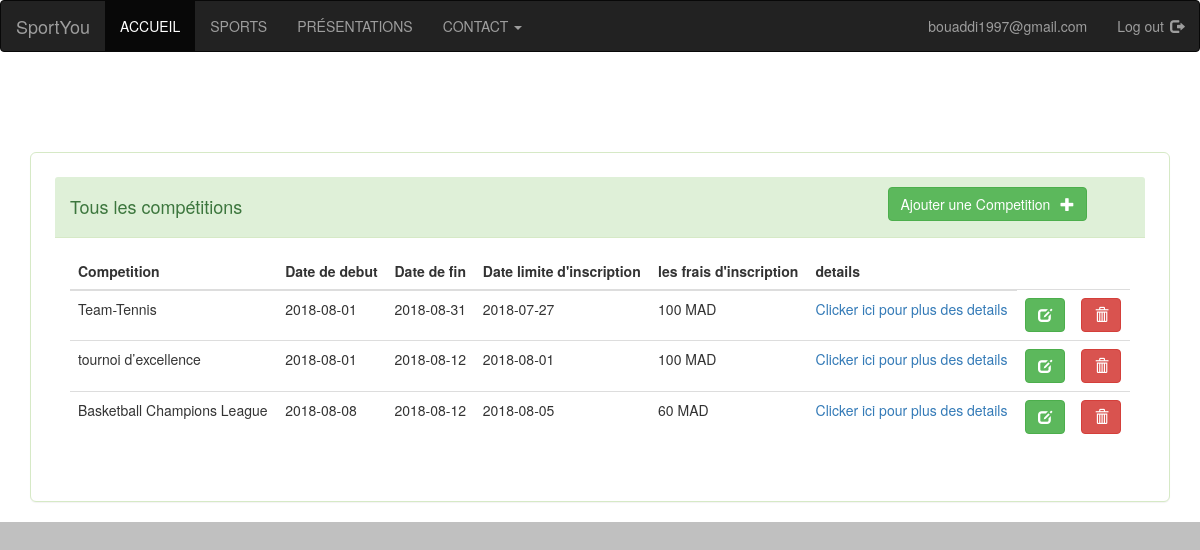
Page /competition/files/index.php (signed in) on the committed database.
### tables this page shows
CREATE TABLE `competition` (
  `id` int(11) NOT NULL,
  `titre` varchar(250) DEFAULT NULL,
  `slogon` varchar(250) DEFAULT NULL,
  `details` varchar(3000) DEFAULT NULL,
  `regles` varchar(3000) DEFAULT NULL,
  `frais` float DEFAULT NULL,
  `phase1` varchar(50) DEFAULT NULL,
  `dateDebut` date DEFAULT NULL,
  `dateFin` date DEFAULT NULL,
  `dateLimite` date DEFAULT NULL,
  `nbrMaxEqui` int(11) DEFAULT NULL,
  `img` varchar(300) DEFAULT NULL,
  `id_administrateur` int(11) DEFAULT NULL,
  `id_etablissement` int(11) DEFAULT NULL,
  `id_type` int(11) DEFAULT NULL
);

### database/tables.php (called while the page is built, shortened)
<?php
function whereAttr($table,$attr,$co,$value){
	include 'connect_mysql.php';
	$sql = "select * from " .  $table . " where " . $attr . " " . $co . " '" . $value ."' ;";
	$array = array();
	$result = $conn->query($sql);
	if ($result->num_rows > 0) {
		while($row = $result->fetch_assoc()) {
			$array[] = $row;
		}
	}
	return $array;
}
	?>

### competition/files/index.php (the view, shortened to what this page needs)
<?php
include "../../database/tables.php";
if(isset($_POST["etablissement"])){
	$creteres = $_POST;
	$resultat = search("competition", $creteres);
}else{
	$or = whereAttr("administrateur","email","=",$_SESSION['email']);
	$resultat = whereAttr("competition","id_administrateur","=",$or[0]['id']);
}
?>
<!DOCTYPE html>
<html>
<head>
	<link rel="stylesheet" type="text/css" href="/events_app/navigationstyle.css"/>
	<link rel="stylesheet" href="/events_app/bootstrap/css/bootstrap.min.css">
</head>
<body>
	<?php include("../../navpage.php");?>
	<div class="container " style="margin-top: 100px;">
		<div class="row">
			<div class="col-md-12">
				<div class="panel panel-success well-lg">
					<div class="panel-heading">
						<div class="row">
							<div class="col-md-6"><h4>Tous les compétitions</h4></div>
							<div class="col-md-3"></div>
							<div class="col-md-3">
								<a class="btn btn-success" href="create.php">
									Ajouter une Competition<span class="glyphicon glyphicon-plus" style="padding-left: 10px"></span>
								</a>
							</div>
						</div>
					</div>
					<div class="panel-body ">
						<table class="table" >
							<thead class="thead-inverse">
								<tr>
									<th>Competition</th>
									<th>Date de debut</th>
									<th>Date de fin</th>
									<th>Date limite d'inscription</th>
									<th>les frais d'inscription</th>
									<th>details</th>
								</tr>
							</thead>
							<tbody>
								<?php foreach ($resultat as $comp) { ?>
									<tr>
										<td><?php echo $comp["titre"]; ?></td>
										<td><?php echo $comp["dateDebut"]; ?></td>
										<td><?php echo $comp["dateFin"]; ?></td>
										<td><?php echo $comp["dateLimite"]; ?></td>
										<td><?php echo $comp["frais"] . " MAD" ; ?></td>
										<td><a href=<?php echo "\"/events_app/competition/files/show.php?id=". $comp["id"] . "\""; ?>>Clicker ici pour plus des details</a></td>
										<td>
											<form action="/events_app/competition/files/edit.php" method="post">
												<button type="submit" class="btn btn-success"><span class="glyphicon glyphicon-edit" ></span></button>
											</form>
										</td>
										<td>
											<form action="/events_app/competition/scripts/delete.php" method="post"
											onSubmit="if(!confirm('Voulez vous supprimer cette competition ?')){return false;}">
											<button type="submit" class="btn btn-danger"><span class="glyphicon glyphicon-trash" ></span></button>
										</form>
									</td>
								</tr>
							<?php } ?>
						</tbody>
					</table>
				</div>
			</div>
		</div>
	</body>
	</html>

### navpage.php (shortened to what this page needs)
<nav class="navbar navbar-inverse">
  <div class="container-fluid">
    <div class="navbar-header">
      <a class="navbar-brand" href="/events_app/navigation.php">SportYou</a>
    </div>
    <ul class="nav navbar-nav">
     <li class="active"><a href="#">ACCUEIL</a></li>
     <li><a href="#">SPORTS</a></li>
     <li><a href="#">PRÉSENTATIONS</a></li>
     <li class="dropdown">
       <a class="dropdown-toggle" data-toggle="dropdown" href="#">CONTACT
        <span class="caret"></span></a>
      </li>
    </ul>
    <ul class="nav navbar-nav navbar-right">
      <?php
      if(!isset($_SESSION['email'])){?>
        <li><a href="/events_app/?p=register"><span class="glyphicon glyphicon-user"></span> Sign Up</a></li>
        <li><a href="/events_app/?p=login"><span class="glyphicon glyphicon-log-in"></span> Login</a></li>
      <?php }else {?>
        <li><a href="/events_app/?p=competitions"><span class=""></span><?=$_SESSION['email']?></a></li>
        <li><a href="/events_app/?p=logout">Log out<span class="glyphicon glyphicon-log-out" style="padding-left: 6px;"></span></a></li>
      <?php }?>
    </ul>
  </div>
</nav>

### navigationstyle.css (style rules this page uses)
body,html { margin:0px;color:black;background-color:silver; background-image: url("images/sta.jpg"); background-attachment: fixed; background-repeat: no-repeat; background-position:bottom; background-size: cover; }
button { border:none; float:left; padding:10px 25px; font-size: 15px; color:white; cursor:pointer; border-radius: 10px; }
ul { margin:0px; padding:0px; list-style: none; margin-left: 0px; }

### rows in the picture
competition: titre "Team-Tennis", dateDebut "2018-08-01", dateFin "2018-08-31", dateLimite "2018-07-27", frais "100"
competition: titre "tournoi d’excellence", dateDebut "2018-08-01", dateFin "2018-08-12", dateLimite "2018-08-01", frais "100"
competition: titre "Basketball Champions League", dateDebut "2018-08-08", dateFin "2018-08-12", dateLimite "2018-08-05", frais "60"

### other values in the picture
$_SESSION['email'] "bouaddi1997@gmail.com"
